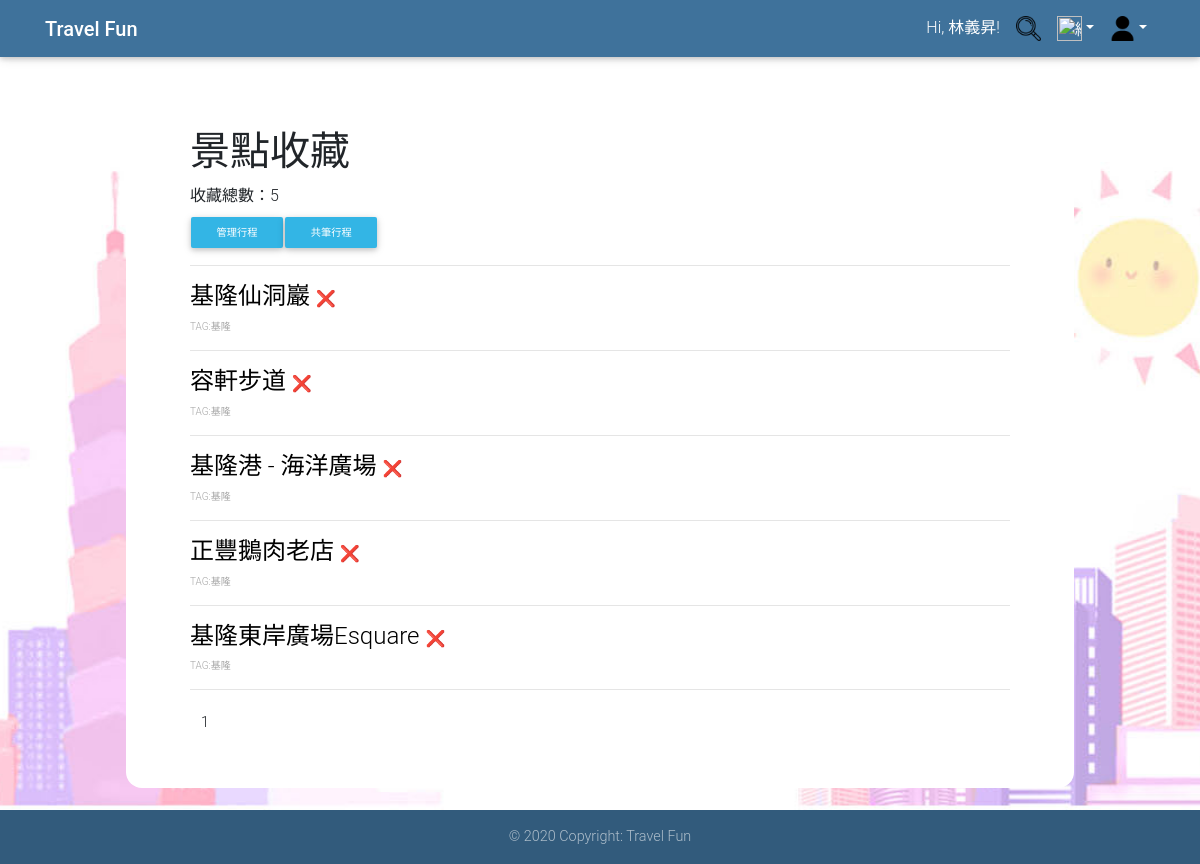
Before: /membercentre/manageFavorites.php (signed in) with the older database file.
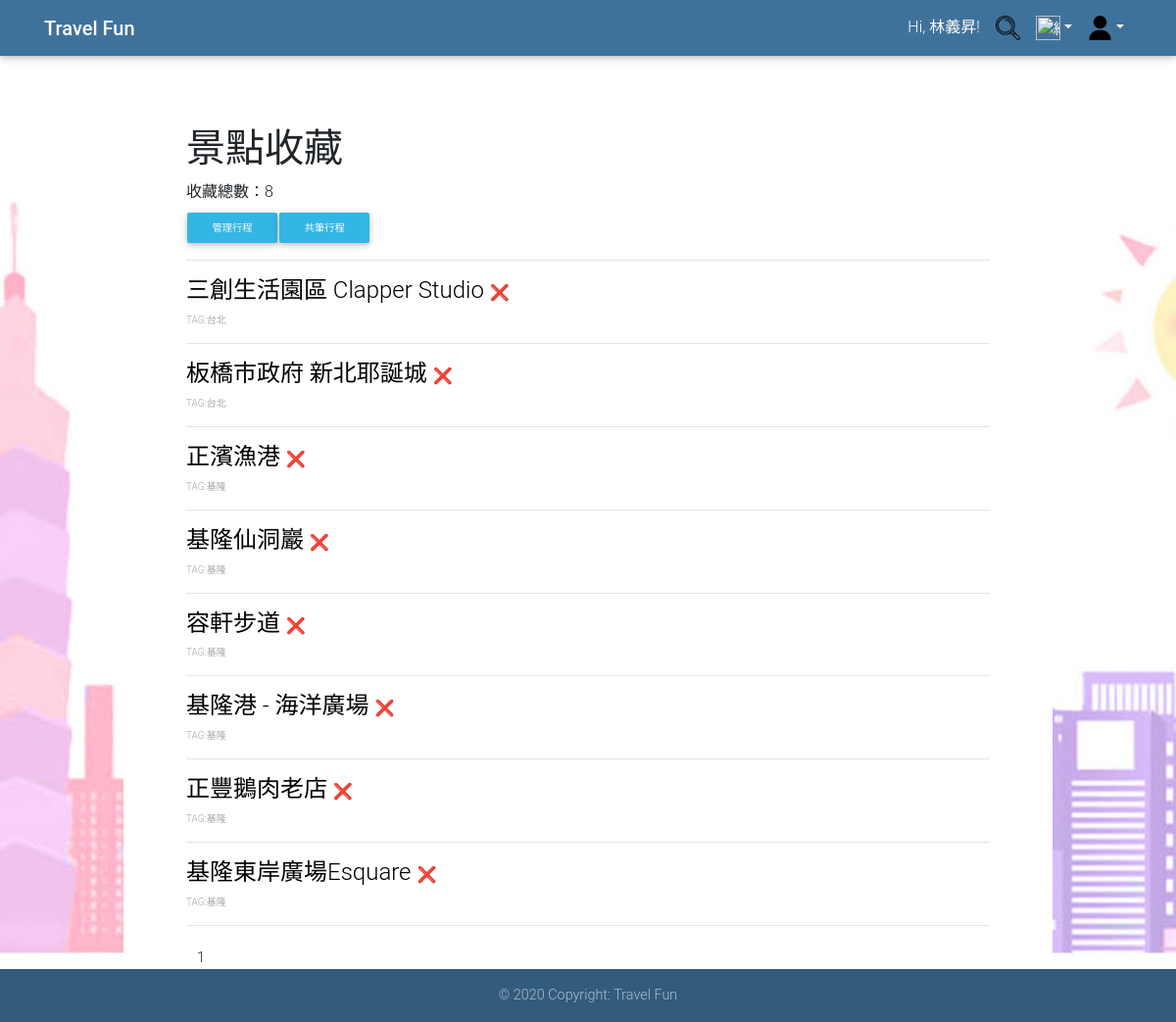
After: the same page with the newer database file.
### tables this page shows
CREATE TABLE `favorites` (
  `user_id` varchar(20) NOT NULL COMMENT '會員',
  `view_id` int(11) NOT NULL COMMENT '景點編號'
);

CREATE TABLE `sight` (
  `view_id` int(11) NOT NULL COMMENT '景點編號',
  `view_name` varchar(45) DEFAULT NULL COMMENT '景點名稱',
  `shortcode` varchar(200) DEFAULT NULL COMMENT '貼文代碼(網址)',
  `timestamp` int(20) DEFAULT NULL COMMENT '貼文時間戳',
  `tag_area` varchar(45) DEFAULT NULL COMMENT '貼文標籤',
  `source` int(3) NOT NULL COMMENT '來源',
  `status` int(1) DEFAULT NULL COMMENT '發佈狀態'
);

### membercentre/manageFavorites.php (the view, shortened to what this page needs)
<?php
$user_id = $_SESSION['user_id'];
$sql = "SELECT favorites.view_id,sight.view_name,sight.shortcode,sight.tag_area ";
$sql .= "FROM `favorites`,`sight`";
$sql .= "WHERE favorites.user_id = '$user_id' and sight.view_id=favorites.view_id ";
$sql .= "GROUP by favorites.view_id";
mysqli_query($con, "SET NAMES UTF8");
$result = mysqli_query($con, $sql);
$records_per_page = 10;
if (isset($_GET["page"]))
    $page = $_GET["page"];
else
    $page = 1;
$total_records = mysqli_num_rows($result);
$total_pages = ceil($total_records / $records_per_page);
$started_record = $records_per_page * ($page - 1);
if ($total_records != 0)
    mysqli_data_seek($result, $started_record);
?>
<head>
    <link rel="stylesheet" href="https://stackpath.bootstrapcdn.com/bootstrap/4.4.1/css/bootstrap.min.css">
    <link rel="stylesheet" href="../css/mdb.min.css">
    <link rel='stylesheet' href='https://rawgit.com/adrotec/knockout-file-bindings/master/knockout-file-bindings.css'>
    <link rel="stylesheet" href="../css/result.css">
</head>
<body>
    <header>
        <nav class="navbar navbar-expand-lg navbar-dark fixed-top unique-color">
            <div class="container">
                <a class="navbar-brand" href="../index.php"><strong>Travel Fun</strong></a>
                <div class="collapse navbar-collapse justify-content-end" id="navbarSupportedContent">
                    <ul class="navbar-nav">
                        <?php if (isset($_SESSION['user_id'])) { ?>
                            <li class="nav-item p-0"><a class="nav-link disabled">Hi, <?php echo $_SESSION['user_name']; ?>!</a></li>
                        <?php } else  ?>
                        <li class="nav-link p-0"> <a class="nav-link" href="../search.php"><img src="../image/search.png" alt="搜尋" height="25" width="25"></a> </li>
                        <li class="nav-item dropdown">
                            <a class="nav-link dropdown-toggle" id="navbarDropdownMenuLink-333" data-toggle="dropdown" aria-haspopup="true" aria-expanded="false"><img src="../image/all.png" alt="總覽" height="25" width="25"></a>
                        <li class="nav-item dropdown">
                            <a class="nav-link dropdown-toggle" id="navbarDropdownMenuLink-333" data-toggle="dropdown" aria-haspopup="true" aria-expanded="false"><img src="../image/login.png" alt="login" height="25" width="25"></a>
                        </li>
                    </ul>
                </div>
            </div>
        </nav>
    </header>
    <main>
        <div class="container2">
            <h1>景點收藏</h1>
            <label for="name"> 收藏總數：<?php echo $total_records; ?></label>
            <table>
                <td><input class="btn btn-info btn-block btn-sm" type="button" value="管理行程" onclick="location.href='manageitinerary.php'" /></td>
                <td><input class="btn btn-info btn-block btn-sm" type="button" value="共筆行程" onclick="location.href='shareitinerary.php'" /></td>
            </table>
            <hr>
            <p>
            <div id="left">
                <?php
                $j = 1;
                while ($row = mysqli_fetch_assoc($result) and $j <= $records_per_page) {
                    $view_id = $row["view_id"];
                    switch ($row["tag_area"]) {
                        case "keelung":
                        case "Keelung":
                            $tagname = "基隆";
                            break;
                        case "taipei":
                        case "Taipei":
                            $tagname = "台北";
                            break;
                    }
                    echo "<div >";
                    echo "<h4><a href='https://www.instagram.com/p/" . $row["shortcode"] . "' style='text-decoration:none; color:black;'>" . $row["view_name"] . "</a>";
                    echo "<a href=?";
                    if (isset($_GET['page'])) {
                        echo "page=" . $_GET['page'] . "&";
                    }
                    echo "delete=" . intval($view_id) . "> <font size='3'>❌</a></font></h4>";
                    echo "<p>   <font color='#A6A6A6' size='1'>";
                    echo "TAG:<a href='https://www.instagram.com/explore/tags/" . $row["tag_area"] . "' style='text-decoration:none; color:#A6A6A6;'>" . $tagname . "&emsp; </a> ";
                    echo  "</p> </font>";
                    echo "</div>";
                    echo "<hr>";
                    $j++;
                }
                ?>
            </div>
            <td colspan="2" align="center" valign="top">
                <ul class="pagination">
                    <li class="page-item">
                        <?php
                        echo "<p align='center'>";
                        for ($i = $page; $i <= min($total_pages, $page + 9); $i++) {
                            if ($i == $page)
                                echo "<li class='page-item'><a class='page-link' >$i</a></li> ";
                            else
                                echo "<li class='page-item'><a class='page-link' href='manageFavorites.php?page=$i'>$i</a></li> ";
                        }
                        ?>
                    </li>
                </ul>
            </td>
        </div>
    </main>
    <footer class="page-footer font-small unique-color fixed-bottom">
        <div class="footer-copyright text-center py-3">© 2020 Copyright: Travel Fun</div>
    </footer>
</body>
</html>

### css/result.css (style rules this page uses)
html, body { height: 100%; background-image: url("../image/background_image.jpg"); background-attachment: fixed; background-position: center; background-repeat: no-repeat; background-size: cover; }
.container2 { max-width: 948px; margin: 4em auto; padding: 4em; padding-bottom: 2em; background: #fff; border-radius: 1em; }

Changed rows visible on the page:
added favorites: view.view_name "三創生活園區 Clapper Studio", view.tag_area "台北"
added favorites: view.view_name "板橋市政府 新北耶誕城", view.tag_area "台北"
added favorites: view.view_name "正濱漁港", view.tag_area "基隆"
Other visible differences:
$total_records: "5" → "8"
